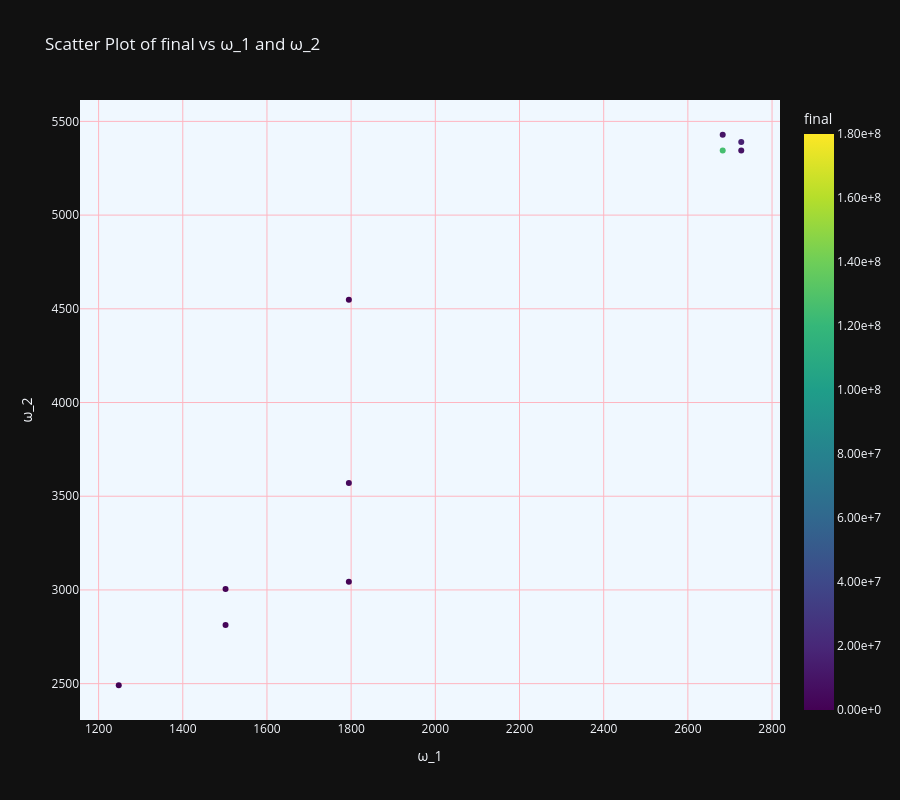

The code cell stored with this chart in its notebook:
### Markdown cell above
## Scatter plot plotly - resonances

### Code cell
import plotly.express as px
formatted_df1 = result_later.copy()
print(formatted_df1.columns)
# formatted_df['final'] = np.log10(result_later['final']) if result_later[result_later['final']]>1e4 else 0.
# formatted_df['final'] = formatted_df['final'].apply(lambda x: 0 if x < 1e4 else np.log(x))

fig = px.scatter(formatted_df1[(formatted_df1['final']>2.9e5)
                              # &(formatted_df['final']<1e8)
                 ], 
                 x='ω_1', 
                 y='ω_2', 
                 color='final', 
                 color_continuous_scale='viridis', 
                 title='Scatter Plot of final vs ω_1 and ω_2',
                 width=900, height=800,
                 hover_data={'final':':.2e', 'abc_tuples': True, #'a': True, 'b': True, 'c': True
                             },
                 range_color=(0.1e5,1.8e8))

fig.update_layout(
    xaxis_title='ω_1',
    yaxis_title='ω_2',
    coloraxis_colorbar=dict(title='final'),
    plot_bgcolor='aliceblue'
)

fig.update_xaxes(showgrid=True, gridwidth=1, gridcolor='LightPink')
fig.update_yaxes(showgrid=True, gridwidth=1, gridcolor='LightPink')
fig.update_coloraxes(colorbar_tickformat = '.2e'.format())

fig.show()

### Figure 1 — Plotly figure (JSON) as saved in the notebook; plotly's stock layout.template omitted (floating-point values rounded to 4 significant figures)
{"data": [{"customdata": [[781300.0, "[(5, 5, 0), (5, 5, 1), (5, 5, 2)]"], [2545000.0, "[(2, 5, 4), (2, 5, 5)]"], [981300.0, "[(2, 2, 0), (2, 2, 1), (2, 2, 2)]"], [1294000.0, "[(1, 5, 4), (1, 5, 5)]"], [4199000.0, "[(1, 1, 0), (1, 1, 1), (1, 1, 2)]"], [727400.0, "[(1, 4, 4), (1, 4, 5)]"], [126000000.0, "[(4, 0, 4), (4, 0, 5)]"], [10050000.0, "[(4, 4, 0), (4, 4, 1), (4, 4, 2)]"], [9296000.0, "[(0, 4, 4), (0, 4, 5)]"], [16550000.0, "[(0, 0, 0), (0, 0, 1), (0, 0, 2)]"]], "hovertemplate": "ω_1=%{x}<br>ω_2=%{y}<br>final=%{marker.color:.2e}<br>abc_tuples=%{customdata[1]}<extra></extra>", "legendgroup": "", "marker": {"color": [781300.0, 2545000.0, 981300.0, 1294000.0, 4199000.0, 727400.0, 126000000.0, 10050000.0, 9296000.0, 16550000.0], "coloraxis": "coloraxis", "symbol": "circle"}, "mode": "markers", "name": "", "orientation": "v", "showlegend": false, "x": [1248.0, 1502.0, 1502.0, 1795.0, 1795.0, 1795.0, 2683.0, 2683.0, 2727.0, 2727.0], "xaxis": "x", "y": [2491.0, 2813.0, 3005.0, 3044.0, 3570.0, 4548.0, 5345.0, 5429.0, 5345.0, 5390.0], "yaxis": "y", "type": "scatter"}], "layout": {"xaxis": {"anchor": "y", "domain": [0.0, 1.0], "title": {"text": "ω_1"}, "showgrid": true, "gridwidth": 1, "gridcolor": "LightPink"}, "yaxis": {"anchor": "x", "domain": [0.0, 1.0], "title": {"text": "ω_2"}, "showgrid": true, "gridwidth": 1, "gridcolor": "LightPink"}, "coloraxis": {"colorbar": {"title": {"text": "final"}, "tickformat": ".2e"}, "colorscale": [[0.0, "#440154"], [0.1111, "#482878"], [0.2222, "#3e4989"], [0.3333, "#31688e"], [0.4444, "#26828e"], [0.5556, "#1f9e89"], [0.6667, "#35b779"], [0.7778, "#6ece58"], [0.8889, "#b5de2b"], [1.0, "#fde725"]], "cmin": 10000.0, "cmax": 180000000.0}, "legend": {"tracegroupgap": 0}, "title": {"text": "Scatter Plot of final vs ω_1 and ω_2"}, "height": 800, "width": 900, "plot_bgcolor": "aliceblue"}}
